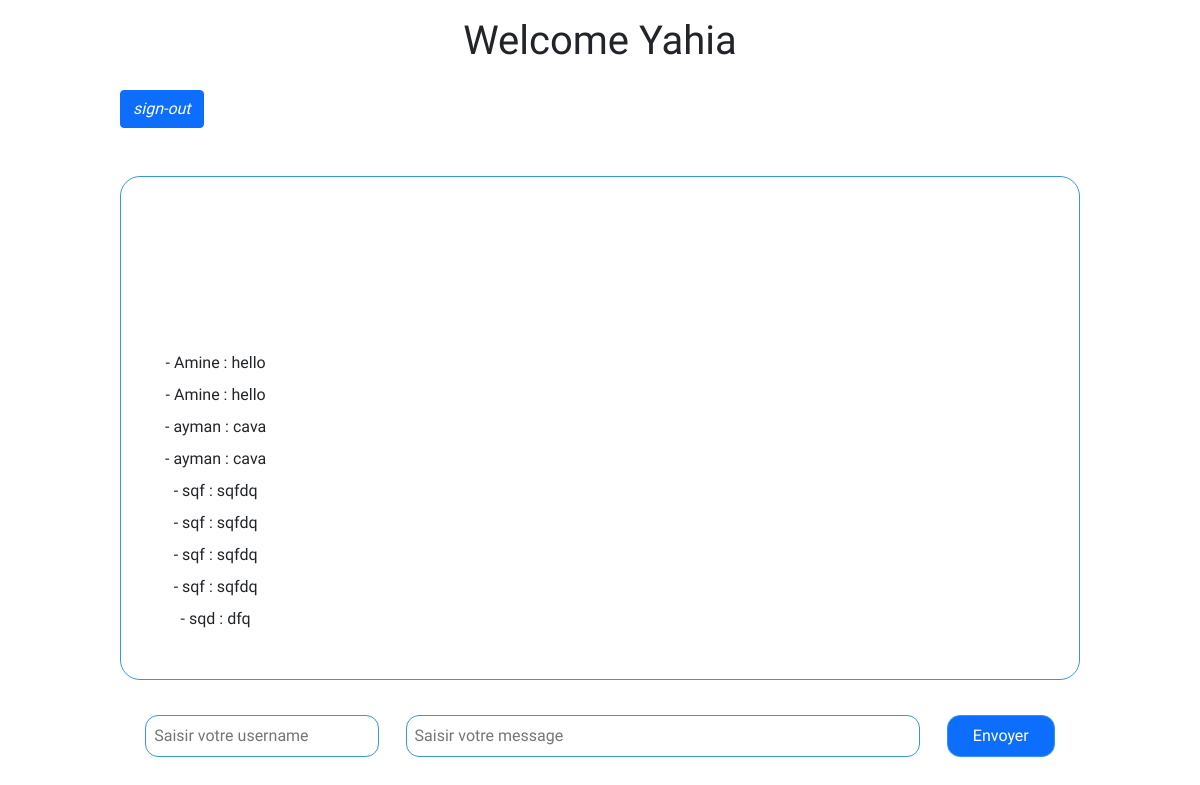
Page /comment/index.php on the committed database.
### tables this page shows
CREATE TABLE `messages` (
  `id_message` int NOT NULL,
  `utilisateur` text NOT NULL,
  `contenu_message` text NOT NULL
);

### comment/index.php (the view, shortened to what this page needs)
<?php
include_once('database.php');
$query = "SELECT * FROM messages";
$results = mysqli_query($link, $query);
?>
<!DOCTYPE html>
<html lang="en">
<head>
    <link rel="stylesheet" href="stylee.css">
    <link rel="stylesheet" href="bootstrap.css">
</head>
<body>
    <main>
        <div class="titleBar container">
            <h1>Welcome Yahia</h1>
        </div>
        <form action="../index.php" method="POST">
            <button name="logout" value="logout" type="submit" class="btn btn-primary">
                <i class="fa fa-sign-out">sign-out</i>
            </button>
        </form>
        <div class="messages container">
            <ul>
                <?php foreach ($results as $row) : ?>
                <li class="message"><span> <?php echo $row["temps"];  ?> - </span><?php echo $row["utilisateur"];  ?> :
                    <?php echo $row["contenu_message"];  ?> </li>
                <?php endforeach ?>
            </ul>
        </div>
        <div class=" container">
            <form class="comment" action="traitement.php" method="post">
                <input type="text" name="utilisateur" id="utilisateur" placeholder="Saisir votre username">
                <input type="text" name="message" id="message" placeholder="Saisir votre message">
                <input type="submit" id="submit" name="envoyer" value="Envoyer" class="btn btn-primary">
            </form>
        </div>
    </main>
</body>
</html>

### comment/stylee.css (style rules this page uses)
* { margin: 0; padding: 0; box-sizing: border-box; font-family: "Akaya Telivigala", cursive; }
body { color: #2c3e50; font-size: 15px; line-height: 1.5em; background: #ecf0f1; display: flex; justify-content: center; align-items: center; }
main { width: 80%; margin: auto; }
.titleBar { display: flex; align-items: center; justify-content: center; margin-top: 1em; height: 5vh; width: 40%; margin: 25px auto; border-radius: 6px; }
.messages { overflow: hidden; display: flex; align-items: flex-end; border: #3498db solid 1px; margin-top: 3em; height: 63vh; padding: 2em; border-radius: 20px; text-align: center; transition: all 0.5s ease; }
.message { margin-top: 0.5em; list-style: none; transition: all 0.5s ease; }
.comment { display: flex; align-items: center; justify-content: space-around; margin-top: 1em; height: 10vh; }
#utilisateur { width: 25%; padding: 8px; border: solid 1px #3498db; border-radius: 13px; outline: none; transition: all 0.5s ease; }
#message { width: 55%; padding: 8px; border: solid 1px #3498db; border-radius: 13px; outline: none; transition: all 0.5s ease; }
#submit { padding: 8px 25px; border-radius: 13px; border: solid 1px #3498db; }

### rows in the picture
messages: utilisateur "Amine", contenu_message "hello"
messages: utilisateur "Amine", contenu_message "hello"
messages: utilisateur "ayman", contenu_message "cava"
messages: utilisateur "ayman", contenu_message "cava"
messages: utilisateur "sqf", contenu_message "sqfdq"
messages: utilisateur "sqf", contenu_message "sqfdq"
messages: utilisateur "sqf", contenu_message "sqfdq"
messages: utilisateur "sqf", contenu_message "sqfdq"
messages: utilisateur "sqd", contenu_message "dfq"
